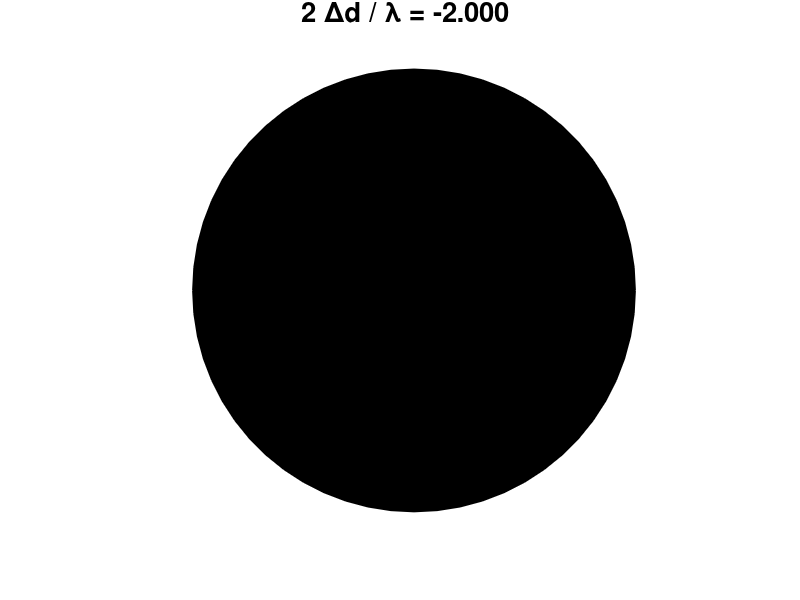

This figure's MATLAB source: (Note: this script raises an error after producing the figure.)
% opMichA.m

% Michelson Interferometer
%   Plane Wave illumination of mirrors
%   Mirrors precisely aligned at right angles to the beam
%   Detector screen uniformly illuminated
%   Brightness of the screen depends upon the relative phase of the
%     reflections from the two mirrors
%   The intensity on the detector screen is shown as a function
%     the optical path difference between the two reflections

% DOING PHYSICS WITH MATLAB: 
%   ../mphome.htm
% Documentation
%   http://www.physics.usyd.edu.au/teach_res/mo/doc/op_michelson.htm
% Download Scripts
%   http://www.physics.usyd.edu.au/teach_res/mp/mscripts/



% Ian Cooper   email: matlabvisualphysics@gmail.com
% 190722   Matlab 2018b

clear
close all
clc


% ANIMATION and GIF file ==============================================
% Show and Save animation as a gif file (0 no)  (1 yes) for flagAG
    flagAG = 1;    
% file name for animated gif   
    ag_name = 'ag_AA.gif'; 
% Delay in seconds before displaying the next image  
    delay = 1.5;
    frame1 = 0;


% SETUP  ==============================================================
% Animation plot of screen intensity as optical path length varied
% Range for optical path length
  Nmax = 2;
  N = -Nmax:1/8:Nmax;
% Detector screen intensity
  SD = (sin(pi*N)).^2;

% Plant Growth Calculation
% wavelength [m]
  wL = 632.8e-9;
% Time interval  [h]
  dt = 8;
% Number of fringes
  nf = 3420;
% distance moved by plant on mirror 2 [mm]
  dP = (nf * wL /2) * 1e3;
% rate of growth  [mm/h]
  dPdt = dP/dt;
  
  disp('Inputs  ')
  fprintf('   wavelength = %3.1e  m  \n',wL);
  fprintf('   time interval = %3.1f  h  \n',dt);
  fprintf('   fringes  = %3.0f    \n',nf);
  disp('Outputs  ')
  fprintf('   growth distance = %3.5f  mm  \n',dP);
  fprintf('   rate of growth  = %3.5f  mm/h  \n',dPdt);
  
% ANIMATION GRAPHICS  =================================================

figure(1)
   pos = [0.1 0.2 0.25 0.35];
   set(gcf,'Units','normalized')
   set(gcf,'Position',pos)
   set(gcf,'color','w')
   
for cx = 1 : length(N)
  col = [SD(cx) 0 0];
  pos = [-1 -1 2 2];
  H_rect = rectangle('Position',pos,'Curvature',[1 1]);
  set(H_rect,'EdgeColor',col,'Facecolor',col);

  xlim([-1.1 1.1])
  ylim([-1.1 1.1])
  axis square
  axis off

  txt = sprintf('2 {\\Deltad} / {\\lambda} = %3.3f  \n',N(cx));
  title(txt)
  set(gca,'fontsize',18)
  pause(0.05)
 
  % Save animation 
    if flagAG == 1
       frame1 = frame1 + 1;
         frame = getframe(1);
         im = frame2im(frame);
         [imind,cm] = rgb2ind(im,256);
         % On the first loop, create the file. In subsequent loops, append.
         if frame1 == 1
           imwrite(imind,cm,ag_name,'gif','DelayTime',delay,'loopcount',inf);
         else
          imwrite(imind,cm,ag_name,'gif','DelayTime',delay,'writemode','append');
         end
    end    
end



% DETECTOR SCREEN INTENSITY ===========================================

num = 501;
N = linspace(-Nmax,Nmax, num);
SD = (sin(pi*N)).^2;

figure(2)
   pos = [0.5 0.2 0.25 0.30];
   set(gcf,'Units','normalized')
   set(gcf,'Position',pos)
   set(gcf,'color','w')
  
plot(N,SD,'r','linewidth',2);
grid on
set(gca,'fontsize',14)
xlabel('2 \Deltad / \lambda')
ylabel('S_D  [a.u.]')
text(1.5,-0.135,'opMichA.m','fontsize',8)


ax = gca;
ax.XMinorGrid = 'on';
ax.XAxis.MinorTickValues = -Nmax:0.5:Nmax;
